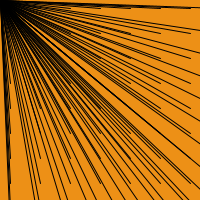
Frame 1 (no input)
Frame 60 (the mouse pressed at the canvas centre just before this capture): identical to frame 1, image omitted
Frame 120 (the mouse held since frame 60 and released just before this capture): identical to frame 1, image omitted

The Processing sketch that drew this single still picture (run headless with seeded random() and noise(); from frame 60 on, the mouse is pressed at the canvas centre):

// Processing sketch: processing_94441
// ── processing_94441.pde

// Wictor Hugo da Cruz - Exercício linhas 1
  
void setup (){
size (200,200);
background (255);
}
  
void draw()
{
    
  background(#ED9016);
  strokeWeight (1);
  for (int mouseX=10; mouseX <250; mouseX=mouseX+30)
  for (int mouseY= 8; mouseY <250; mouseY= mouseY+25)
  line(0,0, mouseX, mouseY);   
}
